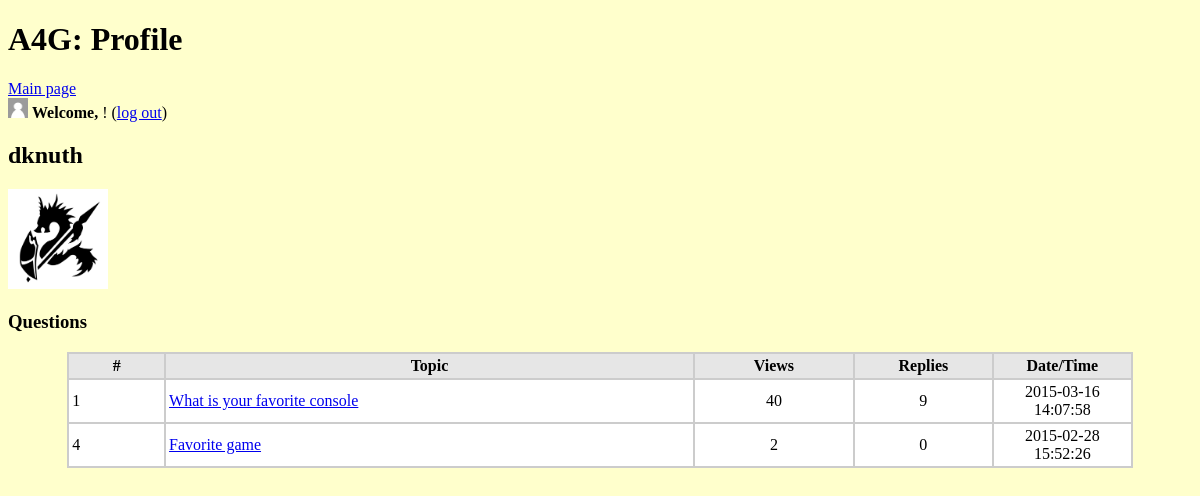
The app's page /profile.php?id=7 with its own data.
### tables this page shows
CREATE TABLE IF NOT EXISTS `user` (
`id` int(4) NOT NULL,
  `username` varchar(30) NOT NULL,
  `password` varchar(30) NOT NULL,
  `picture` longtext NOT NULL
);

CREATE TABLE IF NOT EXISTS `question` (
  `u_id` int(4) NOT NULL,
`q_id` int(4) NOT NULL,
  `topic` varchar(255) NOT NULL,
  `detail` longtext NOT NULL,
  `datetime` timestamp NOT NULL DEFAULT '0000-00-00 00:00:00' ON UPDATE CURRENT_TIMESTAMP,
  `view` int(4) DEFAULT '0',
  `reply` int(4) DEFAULT '0',
  `value` int(5) NOT NULL DEFAULT '0'
);

### profile.php (the view, shortened to what this page needs)
<?php
include_once "creds.php";
$tbl_name="question";
$tbl_name2="user";
$db = new mysqli($host, $user,$pw,$db_name);
$id=$_GET['id'];
$sql="SELECT * FROM `$tbl_name` WHERE `u_id` = $id";
$sqlname = "SELECT * FROM `$tbl_name2` WHERE `id` = $id";
$rname=$db->query($sqlname);
$roname=mysqli_fetch_array($rname);
?>
<!DOCTYPE html>
<head>
<link rel="stylesheet" type="text/css" href="style.css">
</head>
<html>
<h1> A4G: Profile </h1><a href=index.php>Main page</a>
<body>
<BR>
<?php
	$uname = $_SESSION['username'];
	$sql1="SELECT id FROM `$tbl_name2` WHERE `username` =  '".$uname. "'";
	$result=$db->query($sql);
	$results=$db->query($sql1);
	$row=mysqli_fetch_array($results);
	$sqlpic ="SELECT picture FROM `$tbl_name2` WHERE `username` = '".$uname. "'";
	$respic = $db->query($sqlpic);
	$rpic = mysqli_fetch_array($respic);
	if($rpic['picture'] == "" ){
		echo "<img width='20' height = '20' src='Pictures/default.png' alt='Default Profile Pic'>";
	}
	else{
		echo"<img width='20' height='20' src='Pictures/".$rpic['picture']."' alt=Profile Pic'>";
	}
?>
<td> <strong>Welcome, </strong> <a href="profile.php?id=<?php echo $row['id']; ?>" ><?=$_SESSION['username']?> </a> !
(<a href="index.php?action=logout">log out</a>)</td>
<td> <h2><?php echo $roname['username']; ?> </h2>
<?php
$q = "SELECT * FROM `$tbl_name2` where `id` = $id ";
$res = $db->query($q);
while($r = mysqli_fetch_array($res)){
	if($r['picture'] == "" ){
		echo "<img width='100' height = '100' src='Pictures/default.png' alt='Default Profile Pic'>";
	}
	else{
		echo"<img width='100' height='100' src='Pictures/".$r['picture']."' alt=Profile Pic'>";
	}
}
echo "<br>";
?>
<h3>Questions</h3>
<table width="90%" border="0" align="center" cellpadding="3" cellspacing"1" bgcolor="#CCCCCC">
	<tr>
		<td width-"13%" align="center" bgcolor="#E6E6E6"><strong>#</strong></td>
		<td width="50%" align="center" bgcolor="#E6E6E6"><strong>Topic</strong></td>
		<td width="15%" align="center" bgcolor="#E6E6E6"><strong>Views</strong></td>
		<td width="13%" align="center" bgcolor="#E6E6E6"><strong>Replies</strong></td>
		<td width="13%" align="center" bgcolor="#E6E6E6"><strong>Date/Time</strong></td>
	</tr>
	<?php
	while($rows=mysqli_fetch_array($result)){
		?>
		<tr>
			<td bgcolor="#FFFFFF"><?php echo $rows['q_id']; ?></td>
			<td bgcolor="#FFFFFF"><a href="view.php?id=<?php echo $rows['q_id']; ?> "><?php echo $rows['topic']; ?></a><BR></td>
			<td align="center" bgcolor="#FFFFFF"><?php echo $rows['view']; ?></td>
			<td align="center" bgcolor="#FFFFFF"><?php echo $rows['reply']; ?></td>
			<td align="center" bgcolor="#FFFFFF"><?php echo $rows['datetime']; ?></td>
		</tr>
		<?php
	}
?>
</body>
</html>

### style.css (style rules this page uses)
body { background-color: #FFFFCC; }
h1 { color: : #3333CC; }

### records on screen
user: username "dknuth", picture (picture)
question: q_id "1", topic "What is your favorite console", view "40", reply "9", datetime "2015-03-16 14:07:58"
question: q_id "4", topic "Favorite game", view "2", reply "0", datetime "2015-02-28 15:52:26"
